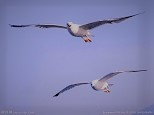
//> input picture sourceV1_2.jpg, 154 x 115 px
$ ./poison1   (built with g++ and OpenCV 4)
//> lines starting //> are read from the running program, lines starting //| are printed output that depends on the picture
// Ex1: Poisson Blending
// Ax=b;
// A is the poisson matrix.
// x is the vector that represents value of each pixel of roi, whose length is roi.height*roi.width.
// b is the vector that contains divergence term and constraint condition.
// Calculate A,b,respectively. Then the equation Ax = b is calculated.
// zhouweiyan	20180517

#include<opencv2/opencv.hpp>
#include <math.h>
#include <iostream>

using namespace cv;
using namespace std;

#define elif else if
#define ATD at<double>


// positive-going calculation of the horizontal gradients of an image, i.e., img(i, j + 1) - img(i, j)
// img: the image that you want to calculate its gradients
Mat getGradientXp(Mat &img)
{
	int height = img.rows;
	int width = img.cols;
	Mat casimg = repeat(img, 1, 2);	// repeat the input img for two times, they are horizontally arranged.

	Rect roi = Rect(1, 0, width, height);
	Mat roimat = casimg(roi);		// roimat is the version of img that the first column is in the last one, the other columns move one column forward.
	return roimat - img;			// img(i, j + 1) - img(i, j)
}

//  positive-going calculation of the vertical gradients of an image, i.e., img(i + 1, j) - img(i, j)
// img: the image that you want to calculate its gradients
Mat getGradientYp(Mat &img)
{
	int height = img.rows;
	int width = img.cols;
	Mat casimg = repeat(img, 2, 1);	// repeat the input img for two times, they are vertically arranged.

	Rect roi = Rect(0, 1, width, height);
	Mat roimat = casimg(roi);		// roimat is the version of img that the first row is in the last one, the other rows move one row forward.
	return roimat - img;			// img(i + 1, j) - img(i, j)
}

// negative-going calculation of the horizontal gradients of an image, i.e., img(i, j - 1) - img(i, j)
// img: the image that you want to calculate its gradients
Mat getGradientXn(Mat &img){
	int height = img.rows;
	int width = img.cols;
	Mat casimg = repeat(img, 1, 2);	// repeat the input img for two times, they are horizontally arranged.

	Rect roi = Rect(width - 1, 0, width, height);
	Mat roimat = casimg(roi);		// roimat is the version of img that the last column is in the first one, the other columns move one column backward.
	return roimat - img;			// img(i, j - 1) - img(i, j)
}

// negative-going calculation of the vertical gradients of an image, i.e., img(i - 1, j) - img(i, j)
// img: the image that you want to calculate its gradients
Mat getGradientYn(Mat &img)
{
	int height = img.rows;
	int width = img.cols;
	Mat casimg = repeat(img, 2, 1);	// repeat the input img for two times, they are vertically arranged.

	Rect roi = Rect(0, height - 1, width, height);
	Mat roimat = casimg(roi);		// roimat is the version of img that the last row is in the first one, the other rows move one row backward.
	return roimat - img;			// img(i - 1, j) - img(i, j)
}

int getLabel(int i, int j, int height, int width)
{
	return i * width + j;			// i is in height axis; j is in width axis.
}

// get Matrix A
// [72 lines left out: function getA, not called in this run]

// Calculate b
// using getGradient functions.
Mat getB2(Mat &img1, Mat &img2, int posX, int posY, Rect ROI)
{
	// calculate the divergence of img1
	Mat MergeGradXp = getGradientXp(img1);
	Mat GradXp2 = getGradientXp(img2);
	Mat MergeGradXpROI = MergeGradXp(ROI);
	GradXp2.copyTo(MergeGradXpROI);

	Mat MergeGradXn = getGradientXn(img1);
	Mat GradXn2 = getGradientXn(img2);
	Mat MergeGradXnROI = MergeGradXn(ROI);
	GradXn2.copyTo(MergeGradXnROI);

	Mat MergeGradYp = getGradientYp(img1);
	Mat GradYp2 = getGradientYp(img2);
	Mat MergeGradYpROI = MergeGradYp(ROI);
	GradYp2.copyTo(MergeGradYpROI);

	Mat MergeGradYn = getGradientYn(img1);
	Mat GradYn2 = getGradientYn(img2);
	Mat MergeGradYnROI = MergeGradYn(ROI);
	GradYn2.copyTo(MergeGradYnROI);

	Mat grad = MergeGradXp + MergeGradXn + MergeGradYp + MergeGradYn;

	int roiheight = ROI.height;
	int roiwidth = ROI.width;
	Mat B = Mat::zeros(roiheight * roiwidth, 1, CV_64FC1);
	for (int i = 0; i < roiheight; i++){
		for (int j = 0; j < roiwidth; j++){
			double temp = 0.0;
			temp += grad.ATD(i + ROI.y, j + ROI.x);
			if (i == 0)              temp -= img2.ATD(i - 1 + posY, j + posX);
			if (i == roiheight - 1)  temp -= img2.ATD(i + 1 + posY, j + posX);
			if (j == 0)              temp -= img2.ATD(i + posY, j - 1 + posX);
			if (j == roiwidth - 1)   temp -= img2.ATD(i + posY, j + 1 + posX);
			B.ATD(getLabel(i, j, roiheight, roiwidth), 0) = temp;
		}
	}
	return B;
}

// Solve equation and reshape it back to the right height and width.
Mat
getResult(Mat &A, Mat &B, Rect &ROI){
	Mat result;
	solve(A, B, result);
	result = result.reshape(0, ROI.height);
	return  result;
}


// img1: 3-channel image, we wanna move something in it into img2.
// img2: 3-channel image, dst image.
// ROI: the position and size of the block we want to move in img1.
// posX, posY: where we want to move the block to in img2

Mat poisson_blending(Mat &img1, Mat &img2, Rect ROI, int posX, int posY)
{
	int roiheight = ROI.height;
	int roiwidth = ROI.width;
	Mat A = getA(roiheight, roiwidth);

	// we must do the poisson blending to each channel.
	vector<Mat> rgb1;
	split(img1, rgb1);
	vector<Mat> rgb2;
	split(img2, rgb2);

	vector<Mat> result;
	Mat merged, res, Br, Bg, Bb;

	Br = getB2(rgb1[0], rgb2[0], posX, posY, ROI);
	res = getResult(A, Br, ROI);
	result.push_back(res);
	cout << "R channel finished..." << endl;
	Bg = getB2(rgb1[1], rgb2[1], posX, posY, ROI);
	res = getResult(A, Bg, ROI);
	result.push_back(res);
	cout << "G channel finished..." << endl;
	Bb = getB2(rgb1[2], rgb2[2], posX, posY, ROI);
	res = getResult(A, Bb, ROI);
	result.push_back(res);
	cout << "B channel finished..." << endl;

	// merge the 3 gray images into a 3-channel image
	merge(result, merged);
	return merged;
}

int main(int argc, char** argv)
{
	Mat img1, img2;

	Mat in1 = imread("sourceV1_2.jpg");
//> in1 is the input picture: 115 rows x 154 cols, CV_8UC3; mean B, G, R 176.9, 131.3, 129.4
	Mat in2 = imread("destinationsV1.jpg");
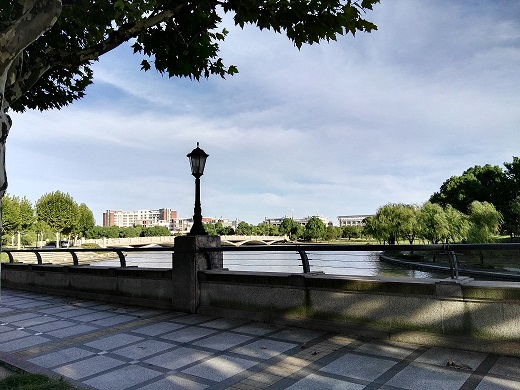
//> input picture destinationsV1.jpg, 520 x 390 px
//> in2 is the input picture: 390 rows x 520 cols, CV_8UC3; mean B, G, R 131.2, 124.6, 116.6
	imshow("src", in1);
	imshow("dst", in2);
	in1.convertTo(img1, CV_64FC3);
	in2.convertTo(img2, CV_64FC3);

	Rect rc = Rect(50, 62, 74, 38);//the part in im2 that we wanna move into im1

	//Rect rc = Rect(50, 62, 4, 3);

	// img1: 3-channel image, we wanna move something in it into img2.
	// img2: 3-channel image, dst image.
	// ROI: the position and size of the block we want to move in img1.
	// posX, posY: where we want to move the block to in img2
	Mat result = poisson_blending(img1, img2, rc, 400, 50);
//> in poisson_blending, `split(img1, rgb1);`:
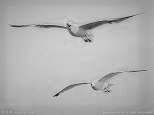
//> rgb1[0]: 115 rows x 154 cols, CV_64FC1; min 18, max 214, mean 176.9
//> in poisson_blending, `split(img2, rgb2);`:
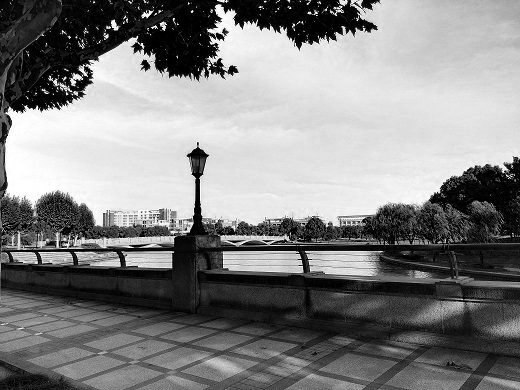
//> rgb2[0]: 390 rows x 520 cols, CV_64FC1; min 0, max 255, mean 131.2
//> in getB2, `Mat GradYn2 = getGradientYn(img2);`:
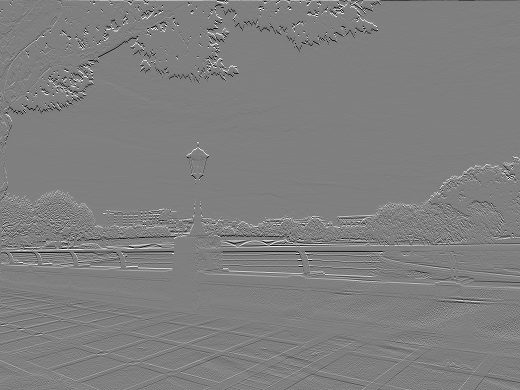
//> GradYn2: 390 rows x 520 cols, CV_64FC1; min -255, max 255, mean 0; drawn with min black and max white
//> in getB2, `Mat grad = MergeGradXp + MergeGradXn + MergeGradYp + MergeGradYn;`:
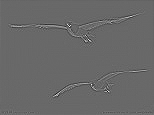
//> grad: 115 rows x 154 cols, CV_64FC1; min -302, max 433, mean 0; drawn with min black and max white
//> after the loop in getB2, `for (int i = 0; i < roiheight; i++)`: B = 2812 values, max 415 at index 1669, min -438 at index 2811, mean -16.98
//> in poisson_blending, `Br = getB2(rgb1[0], rgb2[0], posX, posY, ROI);`: Br has the same summary as B in getB2
//> in getResult, `solve(A, B, result);`: result = 2812 values, max 240.2 at index 1671, min 68.92 at index 2375, mean 207.9
//> in getGradientXp (call 4), `Mat casimg = repeat(img, 1, 2);`:
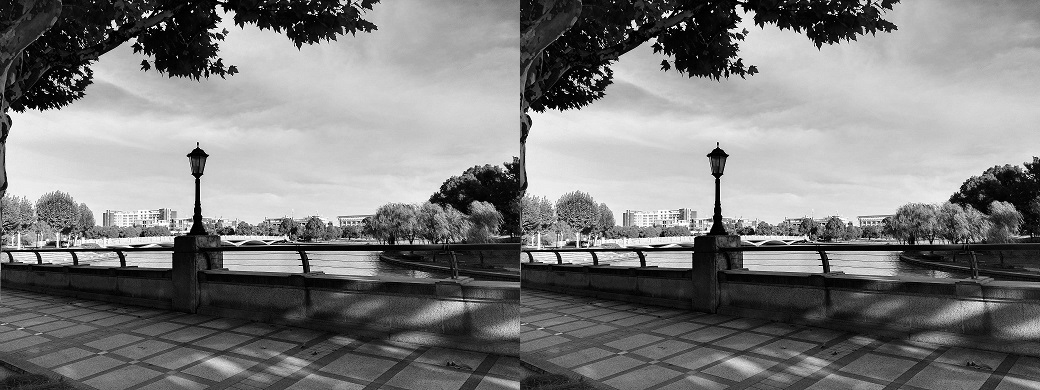
//> casimg: 390 rows x 1040 cols, CV_64FC1; min 0, max 255, mean 124.6
//> in getGradientXn (call 4), `Mat roimat = casimg(roi);`:
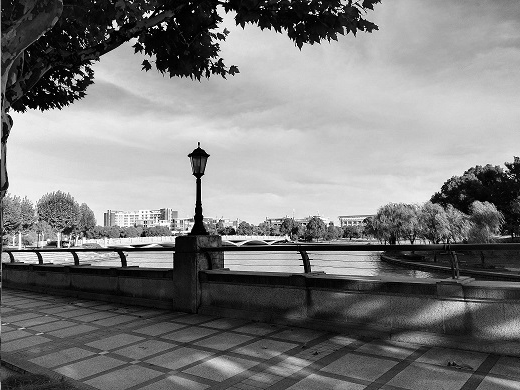
//> roimat: 390 rows x 520 cols, CV_64FC1; min 0, max 255, mean 124.6
//> in poisson_blending, `Bg = getB2(rgb1[1], rgb2[1], posX, posY, ROI);`: Bg = 2812 values, max 414 at index 1669, min -393 at index 2811, mean -14.84
//> in poisson_blending, `Bb = getB2(rgb1[2], rgb2[2], posX, posY, ROI);`: Bb = 2812 values, max 416 at index 1669, min -368 at index 2738, mean -13.71
//> (the run ends here: the time limit is reached, at `solve(A, B, result);`)
